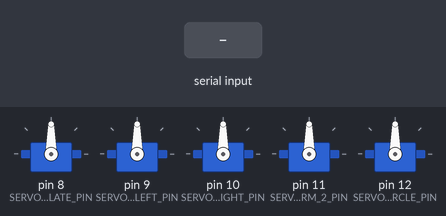
A sketch run on a simulated Arduino Uno, built with avr-gcc and run on an emulated ATmega328P. Parts: 5 × servo. Inputs (shaded band) come from the test bench.

Above: at 1.2 s.
1.3 s: "B" received over Serial
At 2.5 s:
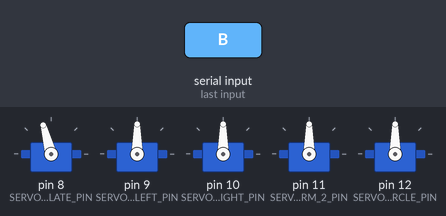
2.8 s: "U" received over Serial
At 3.3 s:
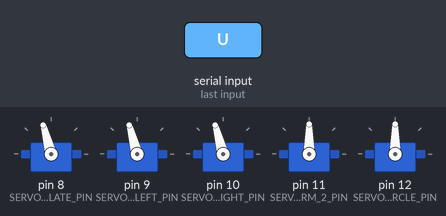
4.4 s: "b" received over Serial
At 5.1 s:
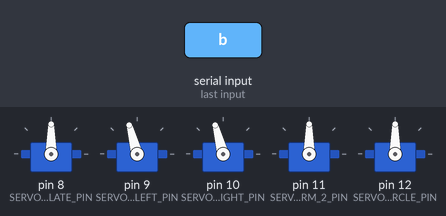
5.9 s: "u" received over Serial
At 6.3 s:
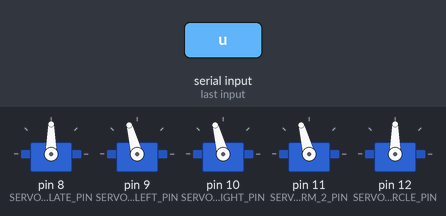
7.4 s: "D" received over Serial
At 8.0 s:
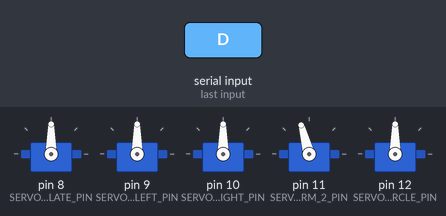
9.0 s: "O" received over Serial
At 9.8 s:
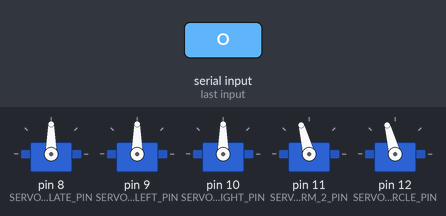
Timing chart, 0 to 11.5 s (numbered marks = the images above; inputs shaded):
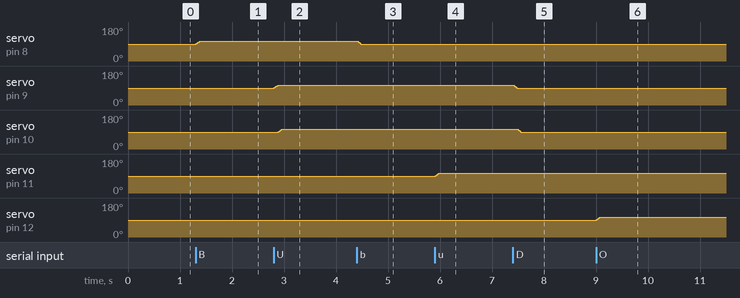

Measured:
- after the input at 1.3 s, servo on pin 8 (SERVO_BASE_PLATE_PIN): 90° → 105° at once
- after the input at 2.8 s, servo on pin 9 (SERVO_ARM_1_LEFT_PIN): 90° → 105° at once; servo on pin 10 (SERVO_ARM_1_RIGHT_PIN): 90° → 105° after 0.09 s
- after the input at 4.4 s, servo on pin 8 (SERVO_BASE_PLATE_PIN): 105° → 90° at once
- after the input at 5.9 s, servo on pin 11 (SERVO_ARM_2_PIN): 90° → 105° at once
- after the input at 7.4 s, servo on pin 9 (SERVO_ARM_1_LEFT_PIN): 105° → 90° at once; servo on pin 10 (SERVO_ARM_1_RIGHT_PIN): 105° → 90° after 0.09 s
- after the input at 9.0 s, servo on pin 12 (SERVO_GRIPPER_INNER_CIRCLE_PIN): 90° → 105° at once

The sketch:

robot_control.ino
```cpp
#include <Servo.h>

#define SERVO_BASE_PLATE_PIN 8
#define SERVO_ARM_1_LEFT_PIN 9
#define SERVO_ARM_1_RIGHT_PIN 10
#define SERVO_ARM_2_PIN 11
#define SERVO_GRIPPER_INNER_CIRCLE_PIN 12

#define BASE_PLATE_START 90
#define ARM_1_START 90
#define ARM_2_START 90
#define GRIPPER_START 90

#define STEP_ANGLE 15  // Smaller step angle for finer control
#define MIN_ANGLE 0
#define MAX_ANGLE 180

Servo base_plate;
Servo arm_1_left;
Servo arm_1_right;
Servo arm_2;
Servo inner_circle; // Controls the gripper

void reach_goal(Servo &motor, int goal) {
    if (goal >= motor.read()) {
        for (int pos = motor.read(); pos <= goal; pos++) {
            motor.write(pos);
            delay(5);
        }
    } else {
        for (int pos = motor.read(); pos >= goal; pos--) {
            motor.write(pos);
            delay(5);
        }
    }
}

void moveServo(Servo &motor, int direction) {
    int current = motor.read();
    int target = current + (direction * STEP_ANGLE);

    if (target > MAX_ANGLE) target = MAX_ANGLE;
    if (target < MIN_ANGLE) target = MIN_ANGLE;

    reach_goal(motor, target);
}

// Move two motors synchronously (e.g., arm_1_left and arm_1_right)
void moveDualServo(Servo &motor1, Servo &motor2, int direction) {
    int current1 = motor1.read();
    int current2 = motor2.read();
    int target1 = current1 + (direction * STEP_ANGLE);
    int target2 = current2 + (direction * STEP_ANGLE);

    if (target1 > MAX_ANGLE) target1 = MAX_ANGLE;
    if (target1 < MIN_ANGLE) target1 = MIN_ANGLE;
    if (target2 > MAX_ANGLE) target2 = MAX_ANGLE;
    if (target2 < MIN_ANGLE) target2 = MIN_ANGLE;

    reach_goal(motor1, target1);
    reach_goal(motor2, target2);
}

void setup() {
    base_plate.attach(SERVO_BASE_PLATE_PIN);
    arm_1_left.attach(SERVO_ARM_1_LEFT_PIN);
    arm_1_right.attach(SERVO_ARM_1_RIGHT_PIN);
    arm_2.attach(SERVO_ARM_2_PIN);
    inner_circle.attach(SERVO_GRIPPER_INNER_CIRCLE_PIN);

    base_plate.write(BASE_PLATE_START);
    arm_1_left.write(ARM_1_START);
    arm_1_right.write(ARM_1_START);
    arm_2.write(ARM_2_START);
    inner_circle.write(GRIPPER_START);

    Serial.begin(115200);
    Serial.setTimeout(1);
}

void loop() {
    if (Serial.available()) {
        char chr = Serial.read();

        // Base plate rotation
        if (chr == 'B') {
            moveServo(base_plate, 1); // Rotate base plate clockwise
        } else if (chr == 'b') {
            moveServo(base_plate, -1); // Rotate base plate counterclockwise
        }

        // Arm_1 controls (dual motors)
        else if (chr == 'U') {
            moveDualServo(arm_1_left, arm_1_right, 1); // Move arm_1 up
        } else if (chr == 'D') {
            moveDualServo(arm_1_left, arm_1_right, -1); // Move arm_1 down
        }

        // Arm_2 controls (single motor)
        else if (chr == 'u') {
            moveServo(arm_2, 1); // Move arm_2 up
        } else if (chr == 'd') {
            moveServo(arm_2, -1); // Move arm_2 down
        }

        // Gripper controls
        else if (chr == 'O') {
            moveServo(inner_circle, 1); // Open gripper (clockwise)
        } else if (chr == 'C') {
            moveServo(inner_circle, -1); // Close gripper (counterclockwise)
        }

        // Reset to home position
        else if (chr == 'H') {
            base_plate.write(BASE_PLATE_START);
            arm_1_left.write(ARM_1_START);
            arm_1_right.write(ARM_1_START);
            arm_2.write(ARM_2_START);
            inner_circle.write(GRIPPER_START);
        }
    }
}
```
